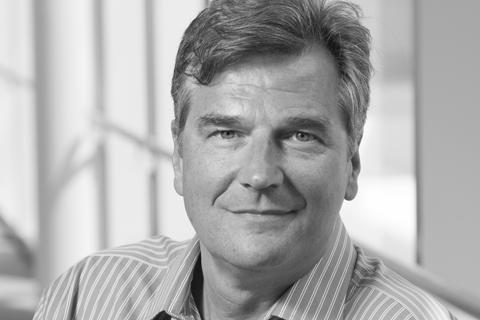
#> input picture face.jpg, 480 x 320 px
$ jupyter execute 'Lecture 2 Code.ipynb'   (shell and % lines are left out)
#> lines starting #> are read from the running program, lines starting #| are printed output that depends on the picture; after the words box and inside, x2 and y2 are one past the last pixel; in counts of white or black regions, pixels touching at a corner belong together
[cell 1]
import numpy as np
import cv2
import matplotlib.pyplot as plt

[cell 2]
# 02/18/18 Xinyi Y Zhou adapting MATLAB Quantization.m to Python code.

#  EE368/CS232 Digital Image Processing
# % Bernd Girod
# % Department of Electrical Engineering, Stanford University

# % Script by Qiyuan Tian and David Chen
# % Quantization: how many bits per pixel?

# Load test image
img = cv2.imread('face.jpg',0);
#> img is the input picture: shape (320, 480); min 4, max 255, mean 173.4

plt.figure()

# Loop over number of bits
for numOfBit in range(1, 9):
    # Quantize to given number of bits
    numOfLevel = 2**numOfBit;
    levelGap = 256 / numOfLevel;
    quantizedImg = cv2.convertScaleAbs((np.ceil(img / levelGap) * levelGap - 1)); # quantization

    # Plot image
    plt.subplot(2, 4, 9 - numOfBit)
    plt.imshow(quantizedImg, cmap='gray');

    if numOfBit == 1:
        name = str(numOfBit) + '-bit';
    else:
        name = str(numOfBit) + '-bits';
    plt.title(name);
#> this loop made 8 passes
#> pass 1, `quantizedImg = cv2.convertScaleAbs((np.ceil(img / levelGap) * levelGap..`:
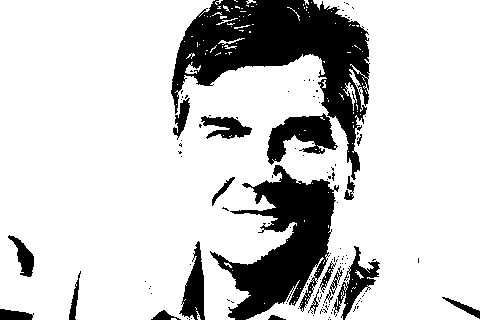
#> quantizedImg: shape (320, 480); values 127 (black) and 255 (white), 80.6% white; 129 black regions (109 under 20 px), largest, box (x1, y1, x2, y2) and area: (171, 0, 370, 180) 13649, (210, 165, 339, 320) 8872, (267, 113, 338, 165) 1893
#> pass 2, `quantizedImg = cv2.convertScaleAbs((np.ceil(img / levelGap) * levelGap..`:
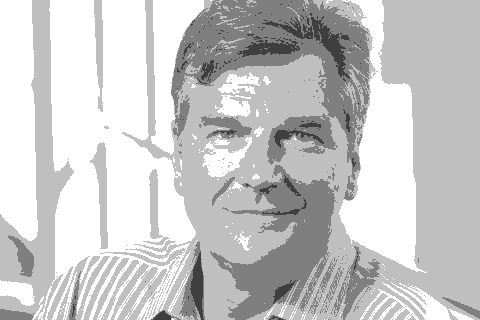
#> quantizedImg: shape (320, 480); min 63, max 255, mean 200.1
#> pass 3, `quantizedImg = cv2.convertScaleAbs((np.ceil(img / levelGap) * levelGap..`:
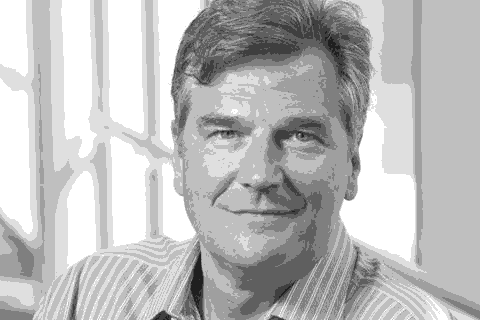
#> quantizedImg: shape (320, 480); min 31, max 255, mean 188.4
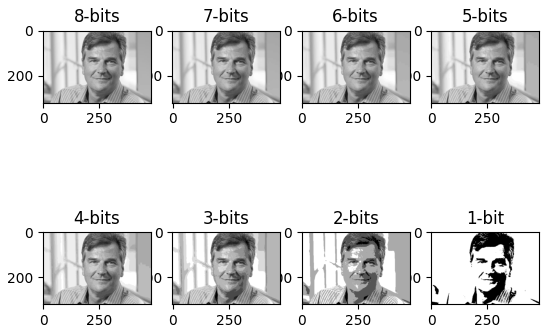
#> figure drawn by matplotlib, 8 panels

[cell 3]
# 02/18/18 Xinyi Y Zhou adapting MATLAB Brightness_Contrast.m to Python code.

# % EE368/CS232 Digital Image Processing
# % Bernd Girod
# % Department of Electrical Engineering, Stanford University

# % Script by Qiyuan Tian and David Chen
# % Brightness Adjustment and Contrast Adjustment

# Load test image
img = cv2.imread('parrot.jpg',0);
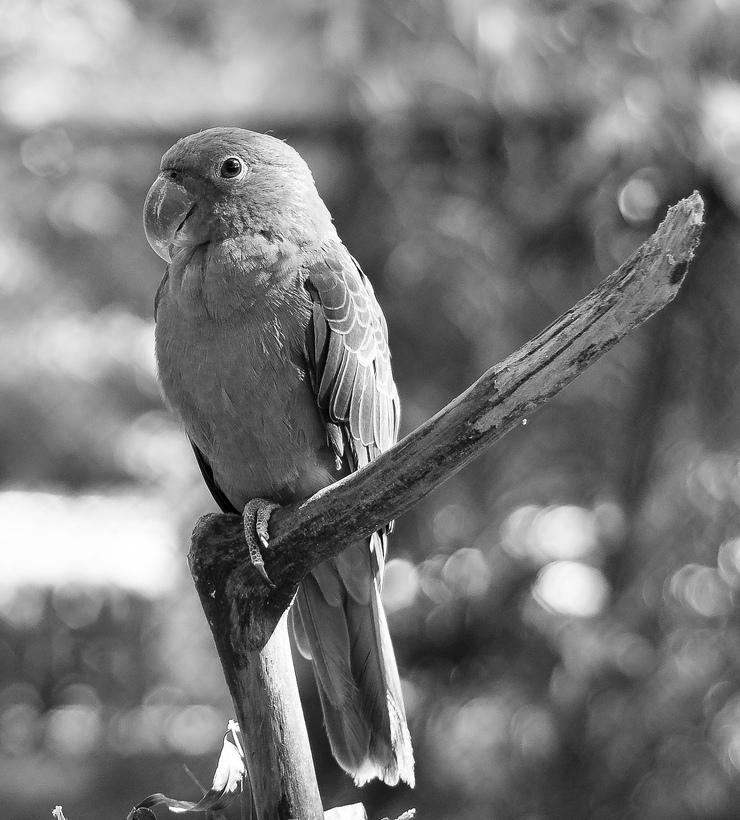
#> input picture parrot.jpg, 740 x 820 px
#> img is the input picture: shape (820, 740); min 0, max 255, mean 121.1

# Brightness adjustment by intensity scaling
scale = 1.2;
scaledImg = scale*img;

plt.figure()
plt.subplot(1, 2, 1)
plt.imshow(img, cmap='gray');
plt.title('Original image');

plt.subplot(1, 2, 2)
plt.imshow(scaledImg, cmap='gray');
plt.title('Scaled image');

# Contrast adjustment by changing "gamma"
gamma = 1.5;
gammaImg = img**gamma;
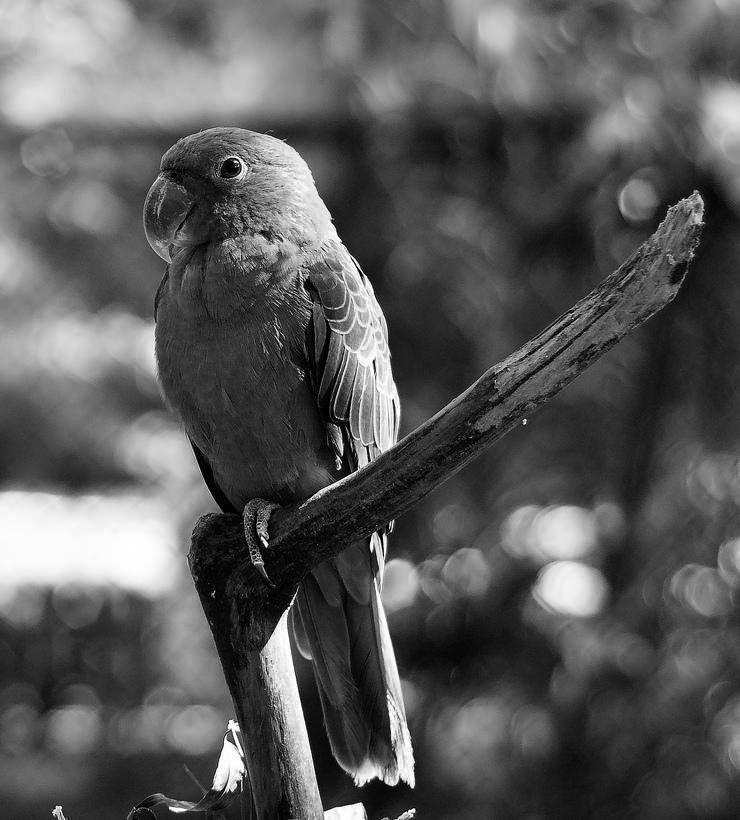
#> gammaImg: shape (820, 740) float64; min 0, max 4072, mean 1430.5; drawn with min black and max white

plt.figure()
plt.subplot(1, 2, 1)
plt.imshow(img, cmap='gray');
plt.title('Original image');

plt.subplot(1, 2, 2)
plt.imshow(gammaImg, cmap='gray');
plt.title('Gamma increased by 50%');
